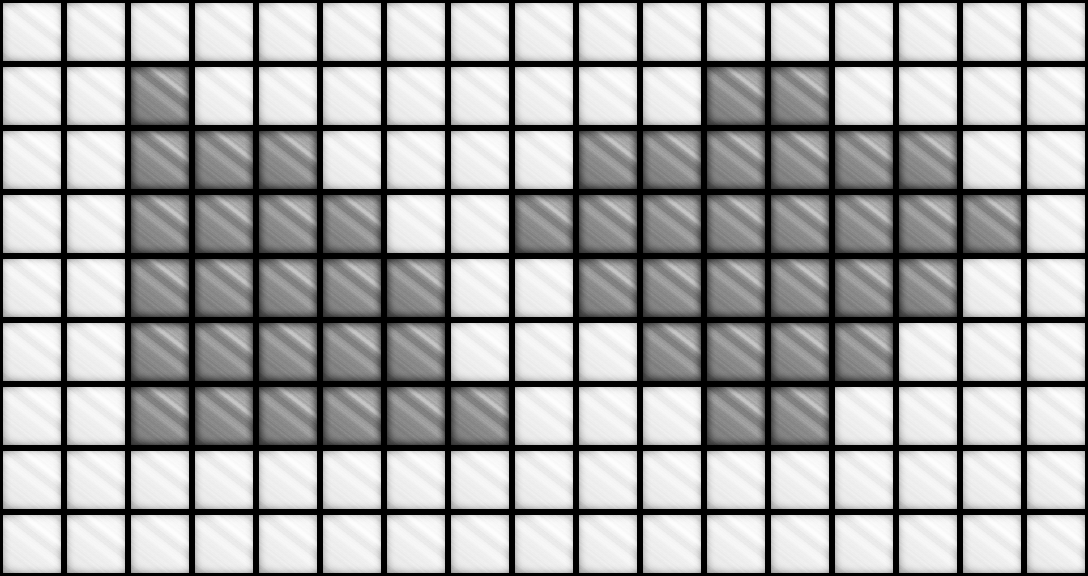

A level layout from a 2D game, rendered from its tile map. Below: a short description, then the map file with its tile-grid data intact:
An orthogonal 17x9 tile map with 64x64 px tiles, 1 tile layer (Tile Layer 1), 2 tilesets and 2 objects.

<map version="1.0" orientation="orthogonal" renderorder="right-down" width="17" height="9" tilewidth="64" tileheight="64" nextobjectid="5">
 <tileset firstgid="1" name="greyblock" tilewidth="64" tileheight="64" tilecount="1" columns="1">
  <image source="greyblock.png" width="64" height="64" />
 </tileset>
 <tileset firstgid="2" name="whiteblock" tilewidth="64" tileheight="64" tilecount="1" columns="1">
  <image source="whiteblock.png" width="64" height="64" />
 </tileset>
 <layer name="Tile Layer 1" width="17" height="9">
  <data encoding="csv">
2,2,2,2,2,2,2,2,2,2,2,2,2,2,2,2,2,
2,2,1,2,2,2,2,2,2,2,2,1,1,2,2,2,2,
2,2,1,1,1,2,2,2,2,1,1,1,1,1,1,2,2,
2,2,1,1,1,1,2,2,1,1,1,1,1,1,1,1,2,
2,2,1,1,1,1,1,2,2,1,1,1,1,1,1,2,2,
2,2,1,1,1,1,1,2,2,2,1,1,1,1,2,2,2,
2,2,1,1,1,1,1,1,2,2,2,1,1,2,2,2,2,
2,2,2,2,2,2,2,2,2,2,2,2,2,2,2,2,2,
2,2,2,2,2,2,2,2,2,2,2,2,2,2,2,2,2
</data>
 </layer>
 <objectgroup color="#ff0000" name="Object Layer 1">
  <object id="1" x="64" y="448" width="64" height="64">
   <ellipse />
  </object>
  <object id="4" x="704" y="448" width="64" height="64">
   <ellipse />
  </object>
 </objectgroup>
</map>
